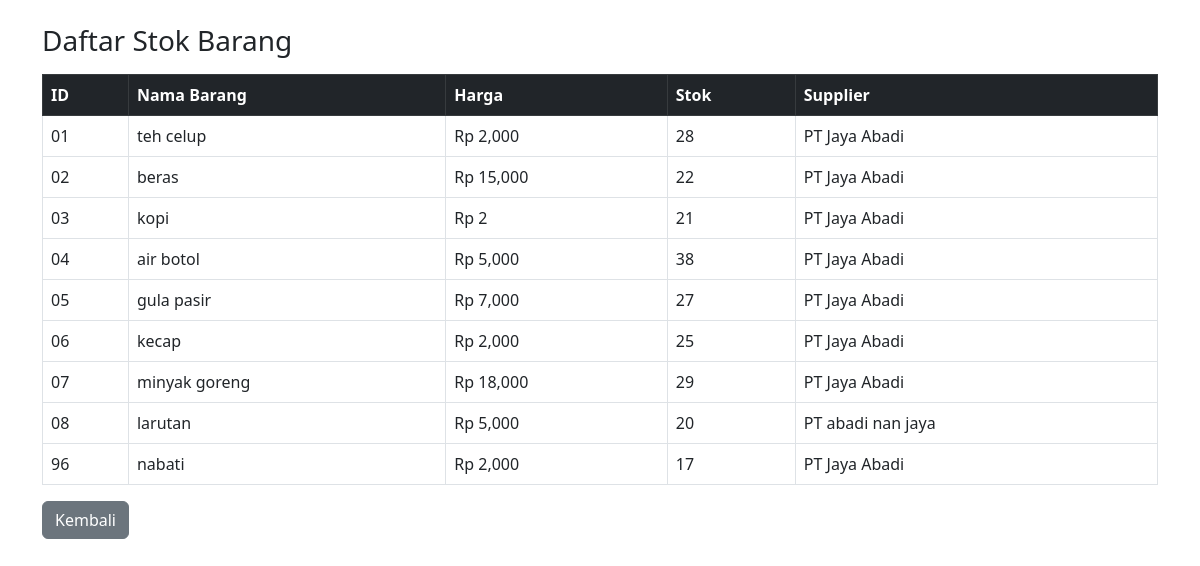
Page /stok.php (signed in) on the committed database.
### tables this page shows
CREATE TABLE `barang` (
  `idBarang` varchar(20) NOT NULL,
  `namaBarang` varchar(100) DEFAULT NULL,
  `harga` int(11) DEFAULT NULL,
  `stok` int(11) DEFAULT NULL,
  `idSupplier` int(11) DEFAULT NULL
);

CREATE TABLE `supplier` (
  `idSupplier` int(11) NOT NULL,
  `namaSupplier` varchar(100) DEFAULT NULL,
  `noTelepon` varchar(20) DEFAULT NULL,
  `alamat` text DEFAULT NULL
);

### stok.php (the view, shortened to what this page needs)
<?php
include 'koneksi.php';
?>
<!DOCTYPE html>
<html>
<head>
    <link href="https://cdn.jsdelivr.net/npm/bootstrap@5.3.0/dist/css/bootstrap.min.css" rel="stylesheet">
</head>
<body class="p-4">
    <div class="container">
        <h3>Daftar Stok Barang</h3>
        <table class="table table-bordered table-hover mt-3">
            <thead class="table-dark">
                <tr>
                    <th>ID</th>
                    <th>Nama Barang</th>
                    <th>Harga</th>
                    <th>Stok</th>
                    <th>Supplier</th>
                </tr>
            </thead>
            <tbody>
                <?php
                $res = mysqli_query($conn, "SELECT b.*, s.namaSupplier FROM barang b JOIN supplier s ON b.idSupplier = s.idSupplier");
                while($row = mysqli_fetch_assoc($res)) : ?>
                <tr>
                    <td><?= $row['idBarang']; ?></td>
                    <td><?= $row['namaBarang']; ?></td>
                    <td>Rp <?= number_format($row['harga']); ?></td>
                    <td class="<?= $row['stok'] < 5 ? 'text-danger fw-bold' : '' ?>"><?= $row['stok']; ?></td>
                    <td><?= $row['namaSupplier']; ?></td>
                </tr>
                <?php endwhile; ?>
            </tbody>
        </table>
        <a href="index.php" class="btn btn-secondary">Kembali</a>
    </div>
</body>
</html>

### rows in the picture
barang: idBarang "01", namaBarang "teh celup", harga "2,000", stok "28", idSupplier.namaSupplier "PT Jaya Abadi"
barang: idBarang "02", namaBarang "beras", harga "15,000", stok "22", idSupplier.namaSupplier "PT Jaya Abadi"
barang: idBarang "03", namaBarang "kopi", harga "2", stok "21", idSupplier.namaSupplier "PT Jaya Abadi"
barang: idBarang "04", namaBarang "air botol", harga "5,000", stok "38", idSupplier.namaSupplier "PT Jaya Abadi"
barang: idBarang "05", namaBarang "gula pasir", harga "7,000", stok "27", idSupplier.namaSupplier "PT Jaya Abadi"
barang: idBarang "06", namaBarang "kecap", harga "2,000", stok "25", idSupplier.namaSupplier "PT Jaya Abadi"
barang: idBarang "07", namaBarang "minyak goreng", harga "18,000", stok "29", idSupplier.namaSupplier "PT Jaya Abadi"
barang: idBarang "08", namaBarang "larutan", harga "5,000", stok "20", idSupplier.namaSupplier "PT abadi nan jaya"
barang: idBarang "96", namaBarang "nabati", harga "2,000", stok "17", idSupplier.namaSupplier "PT Jaya Abadi"
